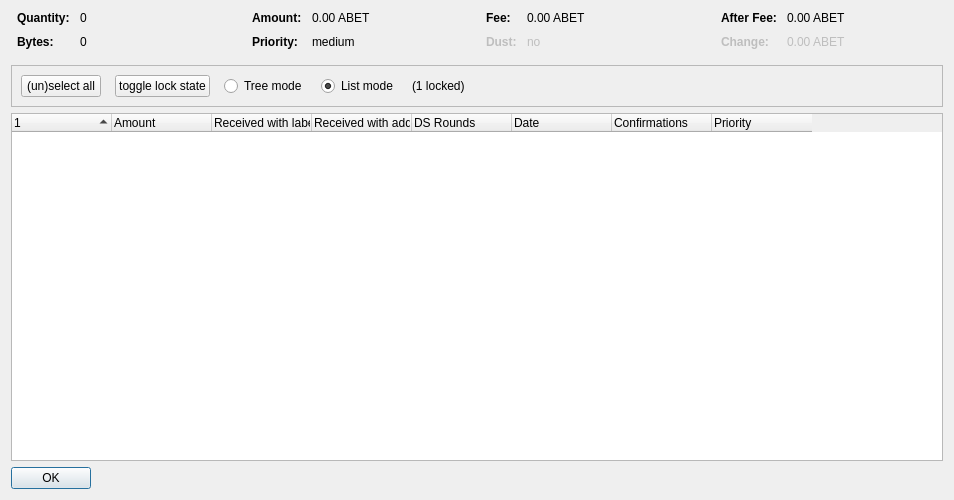
<?xml version="1.0" encoding="UTF-8"?>
<ui version="4.0">
 <class>CoinControlDialog</class>
 <widget class="QDialog" name="CoinControlDialog">
  <property name="geometry">
   <rect>
    <x>0</x>
    <y>0</y>
    <width>954</width>
    <height>500</height>
   </rect>
  </property>
  <property name="windowTitle">
   <string>Coin Selection</string>
  </property>
  <layout class="QVBoxLayout" name="verticalLayout">
   <item>
    <layout class="QHBoxLayout" name="horizontalLayoutTop" stretch="0,0,0,0">
     <property name="topMargin">
      <number>0</number>
     </property>
     <property name="bottomMargin">
      <number>10</number>
     </property>
     <item>
      <layout class="QFormLayout" name="formLayoutCoinControl1">
       <property name="horizontalSpacing">
        <number>10</number>
       </property>
       <property name="verticalSpacing">
        <number>10</number>
       </property>
       <property name="leftMargin">
        <number>6</number>
       </property>
       <property name="rightMargin">
        <number>6</number>
       </property>
       <item row="0" column="0">
        <widget class="QLabel" name="labelCoinControlQuantityText">
         <property name="font">
          <font>
           <weight>75</weight>
           <bold>true</bold>
          </font>
         </property>
         <property name="text">
          <string>Quantity:</string>
         </property>
        </widget>
       </item>
       <item row="0" column="1">
        <widget class="QLabel" name="labelCoinControlQuantity">
         <property name="cursor">
          <cursorShape>IBeamCursor</cursorShape>
         </property>
         <property name="contextMenuPolicy">
          <enum>Qt::ActionsContextMenu</enum>
         </property>
         <property name="text">
          <string notr="true">0</string>
         </property>
         <property name="textInteractionFlags">
          <set>Qt::LinksAccessibleByMouse|Qt::TextSelectableByKeyboard|Qt::TextSelectableByMouse</set>
         </property>
        </widget>
       </item>
       <item row="1" column="0">
        <widget class="QLabel" name="labelCoinControlBytesText">
         <property name="font">
          <font>
           <weight>75</weight>
           <bold>true</bold>
          </font>
         </property>
         <property name="text">
          <string>Bytes:</string>
         </property>
        </widget>
       </item>
       <item row="1" column="1">
        <widget class="QLabel" name="labelCoinControlBytes">
         <property name="cursor">
          <cursorShape>IBeamCursor</cursorShape>
         </property>
         <property name="contextMenuPolicy">
          <enum>Qt::ActionsContextMenu</enum>
         </property>
         <property name="text">
          <string notr="true">0</string>
         </property>
         <property name="textInteractionFlags">
          <set>Qt::LinksAccessibleByMouse|Qt::TextSelectableByKeyboard|Qt::TextSelectableByMouse</set>
         </property>
        </widget>
       </item>
      </layout>
     </item>
     <item>
      <layout class="QFormLayout" name="formLayoutCoinControl2">
       <property name="horizontalSpacing">
        <number>10</number>
       </property>
       <property name="verticalSpacing">
        <number>10</number>
       </property>
       <property name="leftMargin">
        <number>6</number>
       </property>
       <property name="rightMargin">
        <number>6</number>
       </property>
       <item row="0" column="0">
        <widget class="QLabel" name="labelCoinControlAmountText">
         <property name="font">
          <font>
           <weight>75</weight>
           <bold>true</bold>
          </font>
         </property>
         <property name="text">
          <string>Amount:</string>
         </property>
        </widget>
       </item>
       <item row="0" column="1">
        <widget class="QLabel" name="labelCoinControlAmount">
         <property name="cursor">
          <cursorShape>IBeamCursor</cursorShape>
         </property>
         <property name="contextMenuPolicy">
          <enum>Qt::ActionsContextMenu</enum>
         </property>
         <property name="text">
          <string notr="true">0.00 ABET</string>
         </property>
         <property name="textInteractionFlags">
          <set>Qt::LinksAccessibleByMouse|Qt::TextSelectableByKeyboard|Qt::TextSelectableByMouse</set>
         </property>
        </widget>
       </item>
       <item row="1" column="0">
        <widget class="QLabel" name="labelCoinControlPriorityText">
         <property name="font">
          <font>
           <weight>75</weight>
           <bold>true</bold>
          </font>
         </property>
         <property name="text">
          <string>Priority:</string>
         </property>
        </widget>
       </item>
       <item row="1" column="1">
        <widget class="QLabel" name="labelCoinControlPriority">
         <property name="cursor">
          <cursorShape>IBeamCursor</cursorShape>
         </property>
         <property name="contextMenuPolicy">
          <enum>Qt::ActionsContextMenu</enum>
         </property>
         <property name="text">
          <string>medium</string>
         </property>
         <property name="textInteractionFlags">
          <set>Qt::LinksAccessibleByMouse|Qt::TextSelectableByKeyboard|Qt::TextSelectableByMouse</set>
         </property>
        </widget>
       </item>
      </layout>
     </item>
     <item>
      <layout class="QFormLayout" name="formLayoutCoinControl3">
       <property name="horizontalSpacing">
        <number>10</number>
       </property>
       <property name="verticalSpacing">
        <number>10</number>
       </property>
       <property name="leftMargin">
        <number>6</number>
       </property>
       <property name="rightMargin">
        <number>6</number>
       </property>
       <item row="0" column="0">
        <widget class="QLabel" name="labelCoinControlFeeText">
         <property name="font">
          <font>
           <weight>75</weight>
           <bold>true</bold>
          </font>
         </property>
         <property name="text">
          <string>Fee:</string>
         </property>
        </widget>
       </item>
       <item row="0" column="1">
        <widget class="QLabel" name="labelCoinControlFee">
         <property name="cursor">
          <cursorShape>IBeamCursor</cursorShape>
         </property>
         <property name="contextMenuPolicy">
          <enum>Qt::ActionsContextMenu</enum>
         </property>
         <property name="text">
          <string notr="true">0.00 ABET</string>
         </property>
         <property name="textInteractionFlags">
          <set>Qt::LinksAccessibleByMouse|Qt::TextSelectableByKeyboard|Qt::TextSelectableByMouse</set>
         </property>
        </widget>
       </item>
       <item row="1" column="0">
        <widget class="QLabel" name="labelCoinControlLowOutputText">
         <property name="enabled">
          <bool>false</bool>
         </property>
         <property name="font">
          <font>
           <weight>75</weight>
           <bold>true</bold>
          </font>
         </property>
         <property name="text">
          <string>Dust:</string>
         </property>
        </widget>
       </item>
       <item row="1" column="1">
        <widget class="QLabel" name="labelCoinControlLowOutput">
         <property name="enabled">
          <bool>false</bool>
         </property>
         <property name="cursor">
          <cursorShape>IBeamCursor</cursorShape>
         </property>
         <property name="contextMenuPolicy">
          <enum>Qt::ActionsContextMenu</enum>
         </property>
         <property name="text">
          <string>no</string>
         </property>
         <property name="textInteractionFlags">
          <set>Qt::LinksAccessibleByMouse|Qt::TextSelectableByKeyboard|Qt::TextSelectableByMouse</set>
         </property>
        </widget>
       </item>
      </layout>
     </item>
     <item>
      <layout class="QFormLayout" name="formLayoutCoinControl4">
       <property name="horizontalSpacing">
        <number>10</number>
       </property>
       <property name="verticalSpacing">
        <number>10</number>
       </property>
       <property name="leftMargin">
        <number>6</number>
       </property>
       <property name="rightMargin">
        <number>6</number>
       </property>
       <item row="0" column="0">
        <widget class="QLabel" name="labelCoinControlAfterFeeText">
         <property name="font">
          <font>
           <weight>75</weight>
           <bold>true</bold>
          </font>
         </property>
         <property name="text">
          <string>After Fee:</string>
         </property>
        </widget>
       </item>
       <item row="0" column="1">
        <widget class="QLabel" name="labelCoinControlAfterFee">
         <property name="cursor">
          <cursorShape>IBeamCursor</cursorShape>
         </property>
         <property name="contextMenuPolicy">
          <enum>Qt::ActionsContextMenu</enum>
         </property>
         <property name="text">
          <string notr="true">0.00 ABET</string>
         </property>
         <property name="textInteractionFlags">
          <set>Qt::LinksAccessibleByMouse|Qt::TextSelectableByKeyboard|Qt::TextSelectableByMouse</set>
         </property>
        </widget>
       </item>
       <item row="1" column="0">
        <widget class="QLabel" name="labelCoinControlChangeText">
         <property name="enabled">
          <bool>false</bool>
         </property>
         <property name="font">
          <font>
           <weight>75</weight>
           <bold>true</bold>
          </font>
         </property>
         <property name="text">
          <string>Change:</string>
         </property>
        </widget>
       </item>
       <item row="1" column="1">
        <widget class="QLabel" name="labelCoinControlChange">
         <property name="enabled">
          <bool>false</bool>
         </property>
         <property name="cursor">
          <cursorShape>IBeamCursor</cursorShape>
         </property>
         <property name="contextMenuPolicy">
          <enum>Qt::ActionsContextMenu</enum>
         </property>
         <property name="text">
          <string notr="true">0.00 ABET</string>
         </property>
         <property name="textInteractionFlags">
          <set>Qt::LinksAccessibleByMouse|Qt::TextSelectableByKeyboard|Qt::TextSelectableByMouse</set>
         </property>
        </widget>
       </item>
      </layout>
     </item>
    </layout>
   </item>
   <item>
    <widget class="QFrame" name="frame">
     <property name="minimumSize">
      <size>
       <width>0</width>
       <height>40</height>
      </size>
     </property>
     <property name="frameShape">
      <enum>QFrame::StyledPanel</enum>
     </property>
     <property name="frameShadow">
      <enum>QFrame::Sunken</enum>
     </property>
     <layout class="QHBoxLayout" name="horizontalLayout">
      <item>
       <layout class="QHBoxLayout" name="horizontalLayoutPanel" stretch="0,0,0,0,0,0">
        <property name="spacing">
         <number>14</number>
        </property>
        <item>
         <widget class="QPushButton" name="pushButtonSelectAll">
          <property name="sizePolicy">
           <sizepolicy hsizetype="Maximum" vsizetype="Fixed">
            <horstretch>0</horstretch>
            <verstretch>0</verstretch>
           </sizepolicy>
          </property>
          <property name="text">
           <string>(un)select all</string>
          </property>
          <property name="autoDefault">
           <bool>false</bool>
          </property>
         </widget>
        </item>
        <item>
         <widget class="QPushButton" name="pushButtonToggleLock">
          <property name="sizePolicy">
           <sizepolicy hsizetype="Maximum" vsizetype="Fixed">
            <horstretch>0</horstretch>
            <verstretch>0</verstretch>
           </sizepolicy>
          </property>
          <property name="text">
           <string>toggle lock state</string>
          </property>
          <property name="autoDefault">
           <bool>false</bool>
          </property>
         </widget>
        </item>
        <item>
         <widget class="QRadioButton" name="radioTreeMode">
          <property name="sizePolicy">
           <sizepolicy hsizetype="Maximum" vsizetype="Fixed">
            <horstretch>0</horstretch>
            <verstretch>0</verstretch>
           </sizepolicy>
          </property>
          <property name="text">
           <string>Tree mode</string>
          </property>
         </widget>
        </item>
        <item>
         <widget class="QRadioButton" name="radioListMode">
          <property name="sizePolicy">
           <sizepolicy hsizetype="Maximum" vsizetype="Fixed">
            <horstretch>0</horstretch>
            <verstretch>0</verstretch>
           </sizepolicy>
          </property>
          <property name="text">
           <string>List mode</string>
          </property>
          <property name="checked">
           <bool>true</bool>
          </property>
         </widget>
        </item>
        <item>
         <widget class="QLabel" name="labelLocked">
          <property name="text">
           <string>(1 locked)</string>
          </property>
         </widget>
        </item>
        <item>
         <spacer name="horizontalSpacer">
          <property name="orientation">
           <enum>Qt::Horizontal</enum>
          </property>
          <property name="sizeHint" stdset="0">
           <size>
            <width>40</width>
            <height>20</height>
           </size>
          </property>
         </spacer>
        </item>
       </layout>
      </item>
     </layout>
    </widget>
   </item>
   <item>
    <widget class="CoinControlTreeWidget" name="treeWidget">
     <property name="contextMenuPolicy">
      <enum>Qt::CustomContextMenu</enum>
     </property>
     <property name="sortingEnabled">
      <bool>false</bool>
     </property>
     <property name="columnCount">
      <number>8</number>
     </property>
     <attribute name="headerShowSortIndicator" stdset="0">
      <bool>true</bool>
     </attribute>
     <attribute name="headerStretchLastSection">
      <bool>false</bool>
     </attribute>
     <column>
      <property name="text">
       <string/>
      </property>
     </column>
     <column>
      <property name="text">
       <string>Amount</string>
      </property>
     </column>
     <column>
      <property name="text">
       <string>Received with label</string>
      </property>
     </column>
     <column>
      <property name="text">
       <string>Received with address</string>
      </property>
     </column>
     <column>
      <property name="text">
       <string>DS Rounds</string>
      </property>
     </column>
     <column>
      <property name="text">
       <string>Date</string>
      </property>
     </column>
     <column>
      <property name="text">
       <string>Confirmations</string>
      </property>
      <property name="toolTip">
       <string>Confirmed</string>
      </property>
     </column>
     <column>
      <property name="text">
       <string>Priority</string>
      </property>
     </column>
    </widget>
   </item>
   <item>
    <widget class="QDialogButtonBox" name="buttonBox">
     <property name="sizePolicy">
      <sizepolicy hsizetype="Maximum" vsizetype="Fixed">
       <horstretch>0</horstretch>
       <verstretch>0</verstretch>
      </sizepolicy>
     </property>
     <property name="orientation">
      <enum>Qt::Horizontal</enum>
     </property>
     <property name="standardButtons">
      <set>QDialogButtonBox::Ok</set>
     </property>
    </widget>
   </item>
  </layout>
 </widget>
 <customwidgets>
  <customwidget>
   <class>CoinControlTreeWidget</class>
   <extends>QTreeWidget</extends>
   <header>coincontroltreewidget.h</header>
  </customwidget>
 </customwidgets>
 <resources/>
 <connections/>
</ui>
